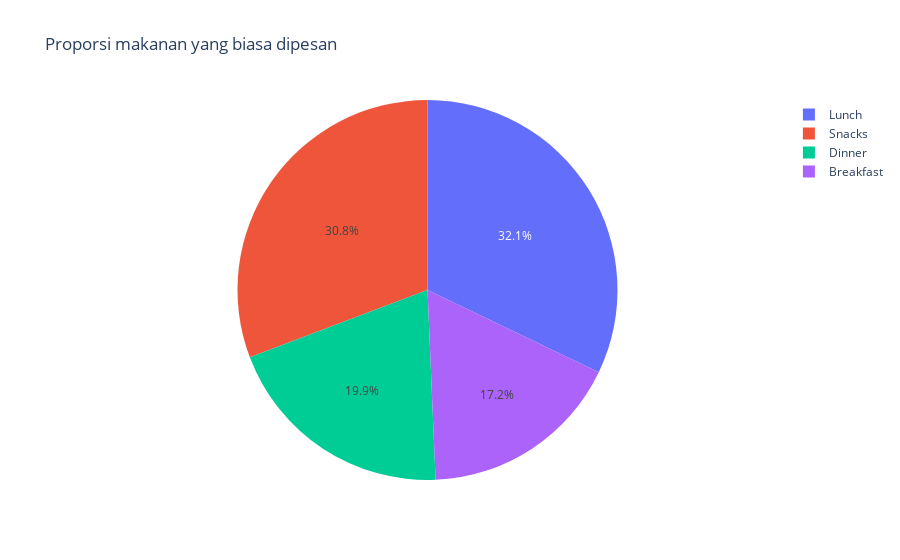

Here is the notebook cell this chart was saved with:
### Markdown cell above
Bedasarkan bar graph
- Pengguna wanita sebanyak 92.
- Pengguna laki-laki sebanyak 129.
- Pengguna laki-laki lebih banyak dari wanita.

### Code cell
meals_vis = customer.groupby('meal(p1)')[['output']].count().reset_index()
fig = px.pie(meals_vis,values='output',names='meal(p1)',title='Proporsi makanan yang biasa dipesan')
fig.show()

### Figure 1 — Plotly figure (JSON) as saved in the notebook; plotly's stock layout.template omitted (floating-point values rounded to 4 significant figures)
{"data": [{"domain": {"x": [0, 1], "y": [0, 1]}, "hovertemplate": "meal(p1)=%{label}<br>output=%{value}<extra></extra>", "labels": ["Breakfast", "Dinner", "Lunch", "Snacks"], "legendgroup": "", "name": "", "showlegend": true, "type": "pie", "values": [38, 44, 71, 68]}], "layout": {"legend": {"tracegroupgap": 0}, "title": {"text": "Proporsi makanan yang biasa dipesan"}}}
